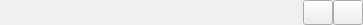
<?xml version="1.0" encoding="UTF-8"?>
<ui version="4.0">
 <class>ConnectionComboBox</class>
 <widget class="QWidget" name="ConnectionComboBox">
  <property name="geometry">
   <rect>
    <x>0</x>
    <y>0</y>
    <width>363</width>
    <height>25</height>
   </rect>
  </property>
  <property name="windowTitle">
   <string>Form</string>
  </property>
  <layout class="QGridLayout" name="gridLayout">
   <property name="margin">
    <number>0</number>
   </property>
   <property name="spacing">
    <number>0</number>
   </property>
   <item row="0" column="1">
    <widget class="QPushButton" name="serverPushButton">
     <property name="sizePolicy">
      <sizepolicy hsizetype="Minimum" vsizetype="MinimumExpanding">
       <horstretch>0</horstretch>
       <verstretch>0</verstretch>
      </sizepolicy>
     </property>
     <property name="maximumSize">
      <size>
       <width>30</width>
       <height>30</height>
      </size>
     </property>
     <property name="toolTip">
      <string>Edit server connections</string>
     </property>
     <property name="text">
      <string/>
     </property>
     <property name="icon">
      <iconset resource="../../../../resources.qrc">
       <normaloff>:/plugins/DsgTools/icons/server.png</normaloff>:/plugins/DsgTools/icons/server.png</iconset>
     </property>
    </widget>
   </item>
   <item row="0" column="0">
    <widget class="DsgCustomComboBox" name="connectionSelectorComboBox" native="true">
     <property name="sizePolicy">
      <sizepolicy hsizetype="MinimumExpanding" vsizetype="Fixed">
       <horstretch>0</horstretch>
       <verstretch>0</verstretch>
      </sizepolicy>
     </property>
     <property name="maximumSize">
      <size>
       <width>16777215</width>
       <height>30</height>
      </size>
     </property>
    </widget>
   </item>
   <item row="0" column="2">
    <widget class="QPushButton" name="infoPushButton">
     <property name="sizePolicy">
      <sizepolicy hsizetype="Minimum" vsizetype="MinimumExpanding">
       <horstretch>0</horstretch>
       <verstretch>0</verstretch>
      </sizepolicy>
     </property>
     <property name="maximumSize">
      <size>
       <width>30</width>
       <height>30</height>
      </size>
     </property>
     <property name="text">
      <string/>
     </property>
     <property name="icon">
      <iconset resource="../../../../resources.qrc">
       <normaloff>:/plugins/DsgTools/icons/info.png</normaloff>:/plugins/DsgTools/icons/info.png</iconset>
     </property>
    </widget>
   </item>
  </layout>
 </widget>
 <customwidgets>
  <customwidget>
   <class>DsgCustomComboBox</class>
   <extends>QWidget</extends>
   <header>DsgTools.gui.CustomWidgets.BasicInterfaceWidgets.dsgCustomComboBox.h</header>
   <container>1</container>
  </customwidget>
 </customwidgets>
 <resources>
  <include location="../../../../resources.qrc"/>
 </resources>
 <connections/>
</ui>
